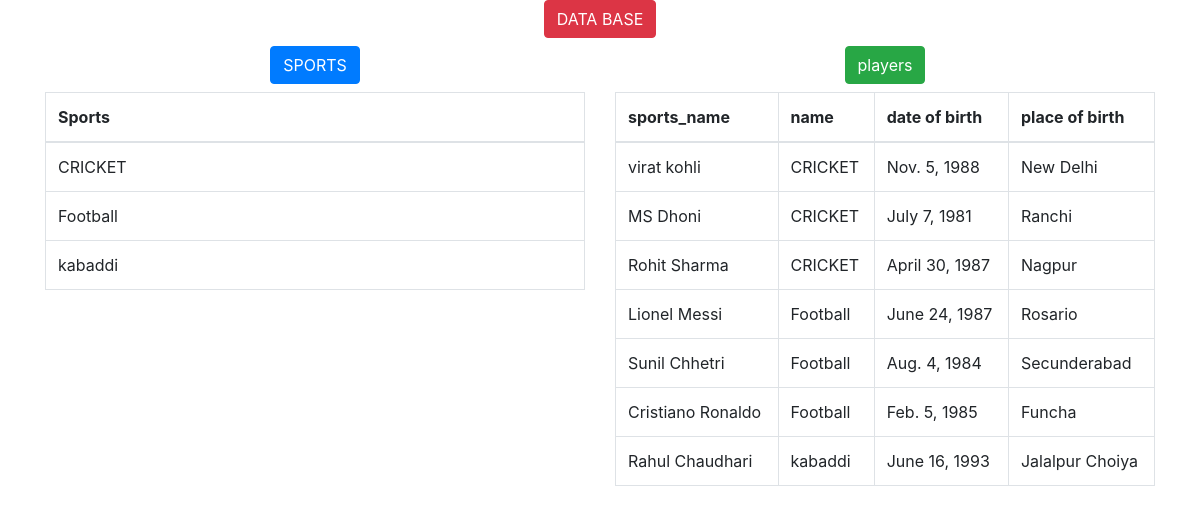
Screenshot of /database/ with the database file from the repository.
### app/models.py (models this page shows, shortened)
class sports(models.Model):
    sport_name = models.CharField(max_length=100,primary_key=True)
    def __str__(self):
        return self.sport_name

class player(models.Model):
    sports_name = models.ForeignKey(sports,on_delete=models.CASCADE)
    name = models.CharField(max_length=100)
    dob = models.DateField()
    city = models.CharField(max_length=100)

### app/views.py (the view)
# urls.py: path('database/',database,name='database'),
def database(request):
    so = sports.objects.all()
    po = player.objects.all()
    d={'so':so,'po':po}
    return render(request,'database.html',d)

### templates/database.html (shortened to what this page needs)
<!doctype html>
<html lang="en">
  <head>
    <link rel="stylesheet" href="https://cdn.jsdelivr.net/npm/bootstrap@4.6.2/dist/css/bootstrap.min.css">
  </head>
  <body>
    <center>
    <h1 class="btn btn-danger">DATA BASE</h1>
    <div class="container">
        <div class="row">
          <div class="col-sm">
            <table class="table table-bordered">
                <h1 class="btn btn-primary">SPORTS</h1>
                <thead>
                  <tr >
                    <th scope="col">Sports</th>
                  </tr>
                </thead>
                {% for s in so %}
                <tr>
                    <td>{{ s.sport_name }}</td>
                </tr>
                {% endfor %}
              </table>
          </div>
          <div class="col-sm">
            <table class="table table-bordered">
                <h1 class="btn btn-success">players</h1>
                <thead>
                  <tr>
                    <th scope="col">sports_name</th>
                    <th scope="col">name</th>
                    <th scope="col">date of birth</th>
                    <th scope="col">place of birth</th>
                  </tr>
                </thead>
                <tbody>
                    {% for p in po %}
                    <tr>
                        <td>  {{ p.name }} </td>
                        <td>  {{ p.sports_name }} </td>
                        <td>  {{ p.dob }} </td>
                        <td>  {{ p.city }} </td>
                    </tr>
                    {% endfor %}
                </tbody>
              </table>
          </div>
    </center>
  </body>
</html>

### rows the page displays
sports: sport_name "CRICKET"
sports: sport_name "Football"
sports: sport_name "kabaddi"
player: name "virat kohli", sports_name "CRICKET", dob "Nov. 5, 1988", city "New Delhi"
player: name "MS Dhoni", sports_name "CRICKET", dob "July 7, 1981", city "Ranchi"
player: name "Rohit Sharma", sports_name "CRICKET", dob "April 30, 1987", city "Nagpur"
player: name "Lionel Messi", sports_name "Football", dob "June 24, 1987", city "Rosario"
player: name "Sunil Chhetri", sports_name "Football", dob "Aug. 4, 1984", city "Secunderabad"
player: name "Cristiano Ronaldo", sports_name "Football", dob "Feb. 5, 1985", city "Funcha"
player: name "Rahul Chaudhari", sports_name "kabaddi", dob "June 16, 1993", city "Jalalpur Choiya"
